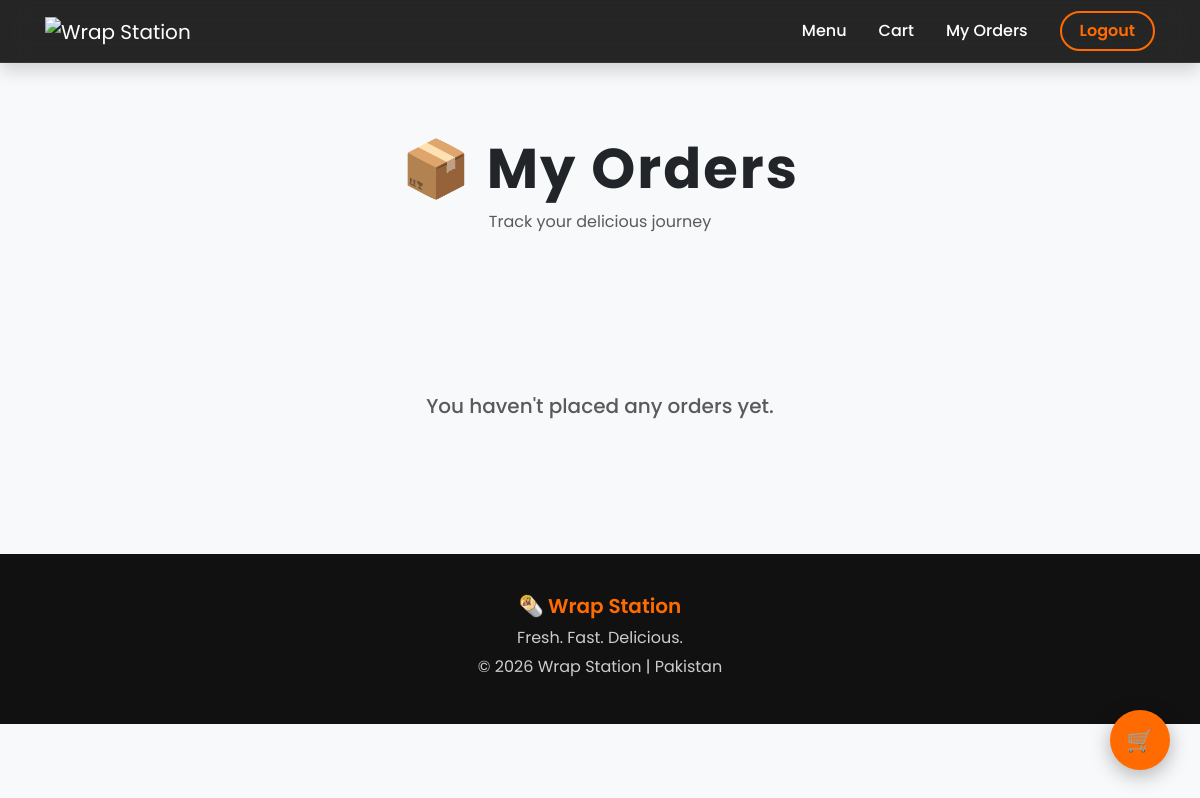
The page /my-orders/ (signed in) on the database as committed earlier.
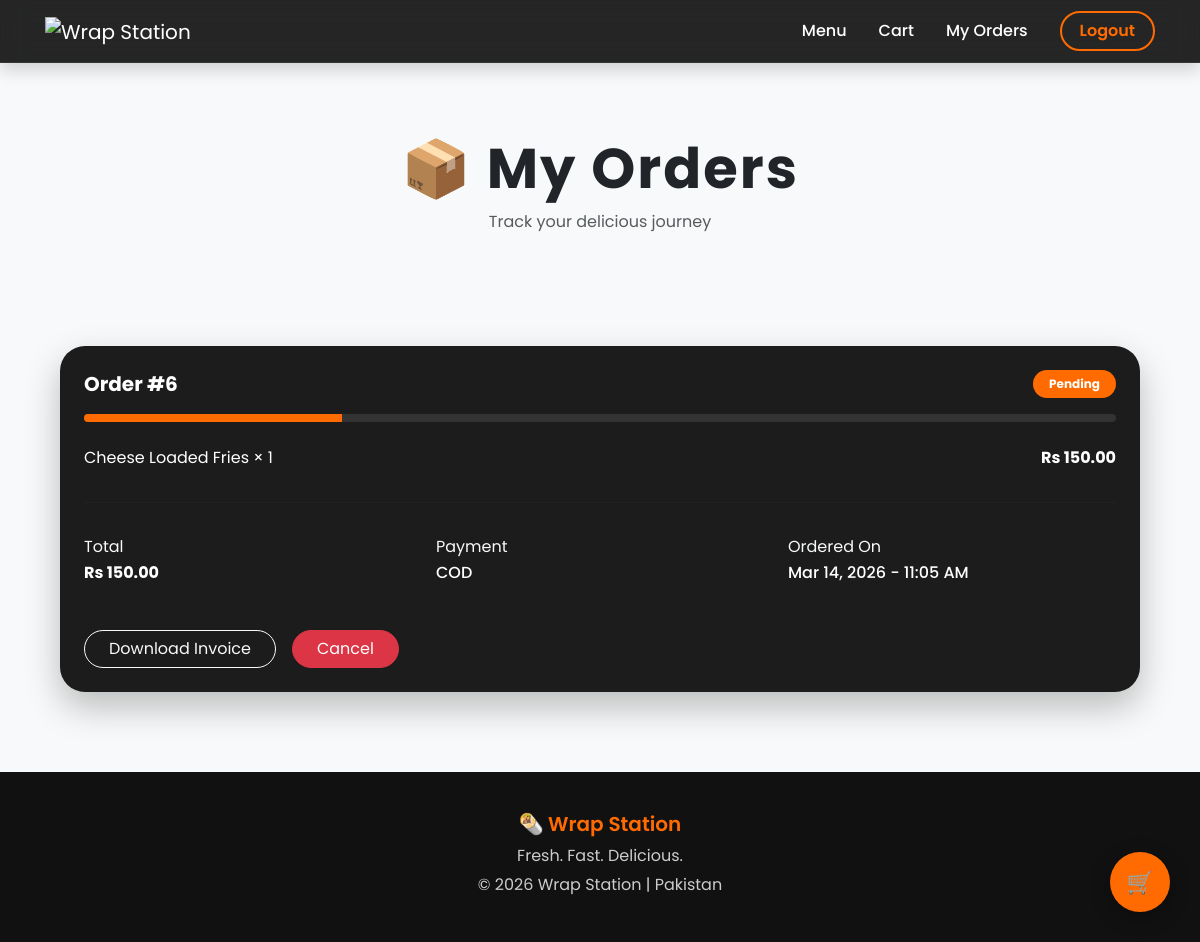
The same page on the database as committed later.
### shop/models.py (models this page shows, shortened)
class Order(models.Model):
    STATUS_CHOICES = [
        ('Pending', 'Pending'),
        ('Preparing', 'Preparing'),
        ('Out for Delivery', 'Out for Delivery'),
        ('Delivered', 'Delivered'),
        ('Cancelled', 'Cancelled'),
    ]
    PAYMENT_METHODS = [
        ('COD', 'Cash on Delivery'),
        ('JazzCash', 'JazzCash'),
    ]
    PAYMENT_STATUS = [
        ('Unpaid', 'Unpaid'),
        ('Paid', 'Paid'),
        ('Failed', 'Failed'),
    ]
    restaurant = models.ForeignKey(
        Restaurant,
        on_delete=models.CASCADE,
        null=True,
        blank=True
    )
    user = models.ForeignKey(
        User,
        on_delete=models.CASCADE,
        related_name="orders"
    )
    assigned_to = models.ForeignKey(
        User,
        on_delete=models.SET_NULL,
        null=True,
        blank=True,
        related_name="assigned_orders"
    )
    delivery_address = models.ForeignKey(
        DeliveryAddress,
        on_delete=models.SET_NULL,
        null=True,
        blank=True
    )
    status = models.CharField(
        max_length=30,
        choices=STATUS_CHOICES,
        default='Pending'
    )
    payment_method = models.CharField(
        max_length=20,
        choices=PAYMENT_METHODS
    )
    payment_status = models.CharField(
        max_length=20,
        choices=PAYMENT_STATUS,
        default='Unpaid'
    )
    total_amount = models.DecimalField(
        max_digits=12,
        decimal_places=2,
        default=0
    )
    transaction_id = models.CharField(
        max_length=200,
        blank=True,
        null=True
    )
    delivery_lat = models.FloatField(null=True, blank=True)
    delivery_lng = models.FloatField(null=True, blank=True)
    created_at = models.DateTimeField(auto_now_add=True)
    class Meta:
        ordering = ['-created_at']

class OrderItem(models.Model):
    order = models.ForeignKey(
        Order,
        on_delete=models.CASCADE,
        related_name='items'
    )
    product = models.ForeignKey(
        Product,
        on_delete=models.SET_NULL,
        null=True
    )
    quantity = models.PositiveIntegerField(
        validators=[MinValueValidator(1)]
    )
    price = models.DecimalField(
        max_digits=10,
        decimal_places=2
    )

class Product(models.Model):
    restaurant = models.ForeignKey(
        Restaurant,
        on_delete=models.CASCADE,
        related_name="products",
        null=True,
        blank=True
    )
    category = models.ForeignKey(
        Category,
        on_delete=models.SET_NULL,
        null=True,
        blank=True
    )
    name = models.CharField(max_length=200)
    slug = models.SlugField()
    description = models.TextField()
    price = models.DecimalField(max_digits=10, decimal_places=2)
    image = CloudinaryField('image')
    stock = models.PositiveIntegerField(default=0)
    available = models.BooleanField(default=True)
    order_position = models.PositiveIntegerField(default=0)
    created_at = models.DateTimeField(auto_now_add=True)
    class Meta:
        ordering = ['order_position', '-created_at']
        unique_together = ('restaurant', 'slug')

### shop/views.py (the view)
# urls.py: path('my-orders/', views.my_orders, name='my_orders'),
@login_required
def my_orders(request):
    orders = Order.objects.filter(user=request.user)
    return render(request, "shop/my_orders.html", {"orders": orders})

### shop/context_processors.py (called while the page is built)
def cart_counter(request):   # <-- MUST BE cart_counter
    if request.user.is_authenticated and not request.user.is_staff and not request.user.is_superuser:
        return {
            "cart_count": Cart.objects.filter(customer=request.user).count()
        }
    return {"cart_count": 0}

### shop/templates/shop/my_orders.html (shortened to what this page needs)
{% extends 'shop/base.html' %}
{% load static %}
{% block content %}
<section class="text-center py-5 mb-5 hero-header">
<h1 class="display-4 fw-bold hero-title">
📦 My Orders
</h1>
<p class="text-muted">
Track your delicious journey
</p>
</section>
<div class="container">
{% for order in orders %}
<div class="card ultra-card mb-5 p-4">
<div class="order-header mb-3">
<h5 class="fw-bold mb-0 text-white">
Order #{{ order.id }}
</h5>
<span class="badge px-3 py-2 status-badge">
{{ order.status }}
</span>
</div>
<div class="progress mb-4 progress-custom">
<div class="progress-bar"
style="
background:#ff6b00;
{% if order.status == 'Pending' %}width:25%;
{% elif order.status == 'Preparing' %}width:50%;
{% elif order.status == 'Out for Delivery' %}width:75%;
{% elif order.status == 'Delivered' %}width:100%;
{% endif %}
">
</div>
</div>
<div class="mb-3 text-white">
{% for item in order.items.all %}
<div class="d-flex justify-content-between item-row">
<span>
{{ item.product.name }} × {{ item.quantity }}
</span>
<span class="fw-bold">
Rs {{ item.price }}
</span>
</div>
{% endfor %}
</div>
<hr style="border-color:#333;">
<div class="row mt-3 text-white order-info">
<div class="col-md-4 col-12 mb-3">
<p class="mb-1 text-light">
Total
</p>
<h6 class="fw-bold">
Rs {{ order.total_amount }}
</h6>
</div>
<div class="col-md-4 col-12 mb-3">
<p class="mb-1 text-light">
Payment
</p>
<h6>
{{ order.payment_method }}
</h6>
</div>
<div class="col-md-4 col-12 mb-3">
<p class="mb-1 text-light">
Ordered On
</p>
<h6>
{{ order.created_at|date:"M d, Y - h:i A" }}
</h6>
</div>
</div>
<div class="mt-4 d-flex gap-3 flex-wrap order-actions">
<a href="{% url 'generate_invoice' order.id %}"
class="btn btn-outline-light rounded-pill px-4">
Download Invoice
</a>
{% if order.status == "Pending" %}
<a href="{% url 'cancel_order' order.id %}"
class="btn btn-danger rounded-pill px-4">
Cancel
</a>
{% endif %}
</div>
</div>
{% empty %}
<div class="text-center py-5">
<h5 class="text-muted">
You haven't placed any orders yet.
</h5>
</div>
{% endfor %}
</div>
{% endblock %}

### shop/templates/shop/base.html (shortened to what this page needs)
{% load static %}
<!doctype html>
<html lang="en">
<head>
<link href="https://cdn.jsdelivr.net/npm/bootstrap@5.3.2/dist/css/bootstrap.min.css" rel="stylesheet"/>
</head>
<body>
<nav class="navbar navbar-expand-lg navbar-dark shadow sticky-top">
<div class="container">
<a class="navbar-brand" href="/">
<img src="{% static 'images/logo2.png' %}" alt="Wrap Station">
</a>
<div class="collapse navbar-collapse" id="navbarNav">
<ul class="navbar-nav ms-auto align-items-center">
<li class="nav-item">
<a class="nav-link" href="/">Menu</a>
</li>
{% if user.is_authenticated %}
{% if not user.is_staff and not user.is_superuser %}
<li class="nav-item position-relative">
<a class="nav-link position-relative" href="{% url 'view_cart' %}">
Cart
</a>
</li>
<li class="nav-item">
<a class="nav-link" href="{% url 'my_orders' %}">
My Orders
</a>
</li>
{% endif %}
<li class="nav-item ms-3">
<form action="{% url 'logout' %}" method="post">
<button type="submit" class="btn btn-logout">
Logout
</button>
</form>
</li>
{% endif %}
</ul>
</div>
</div>
</nav>
<div class="container mt-4">
{% block content %}
{% endblock %}
</div>
{% if user.is_authenticated and not user.is_staff and not user.is_superuser %}
<a href="{% url 'view_cart' %}" class="floating-cart">
🛒
</a>
{% endif %}
<footer class="text-center">
<div class="container">
<h5>
🌯 <span class="brand-highlight">Wrap Station</span>
</h5>
<p>Fresh. Fast. Delicious.</p>
<p>© 2026 Wrap Station | Pakistan</p>
</div>
</footer>
</body>
</html>

### shop/templates/shop/base.html (style rules this page uses)
body { font-family:"Poppins",sans-serif; background:#f8f9fa; overflow-x:hidden; }
.navbar { background:rgba(0,0,0,0.85); backdrop-filter:blur(12px); border-bottom:1px solid rgba(255,255,255,0.08); padding:10px 0; }
.navbar-brand img { height:46px; }
.nav-link { color:#fff !important; font-weight:500; position:relative; margin:0 8px; }
.nav-link::after { content:""; position:absolute; bottom:-5px; left:0; width:0; height:2px; background:#ff6b00; transition:0.3s; }
.btn-logout { border:2px solid #ff6b00; color:#ff6b00 !important; border-radius:30px; padding:6px 18px; font-weight:600; background:transparent; }
.floating-cart { position:fixed; bottom:30px; right:30px; background:#ff6b00; color:white; width:60px; height:60px; border-radius:50%; display:flex; align-items:center; justify-content:center; font-size:22px; box-shadow:0 5px 20px rgba(0,0,0,0.3); text-decoration:none; z-index:999; transition:0.3s; }
footer { background:#111; color:white; padding:40px 0; margin-top:80px; }
footer h5 { font-weight:700; }
footer p { margin:5px 0; color:#ccc; }
footer .brand-highlight { color:#ff6b00; font-weight:600; }
.container { padding-left:15px; padding-right:15px; }

### shop/templates/shop/my_orders.html (style rules this page uses)
.hero-header { background:#f8f9fa; border-radius:25px; }
.hero-title { letter-spacing:2px; }
.order-header { display:flex; justify-content:space-between; align-items:center; flex-wrap:wrap; gap:10px; }
.status-badge { background:#ff6b00; color:white; border-radius:20px; }
.progress-custom { height:8px; border-radius:20px; background:#333; }
.ultra-card { border:none; border-radius:25px; background:#1c1c1c; box-shadow:0 15px 35px rgba(0,0,0,0.25); transition:0.4s ease; }

Rows that differ between the two databases and show on the page:
added Order: id "6", status "Pending", total_amount "150.00", payment_method "COD", created_at "Mar 14, 2026 - 11:05 AM", shows "Cancel"
added OrderItem: product.name "Cheese Loaded Fries", quantity "1", price "150.00"
Other text that changed with them:
text no longer shown: "You haven't placed any orders yet."
